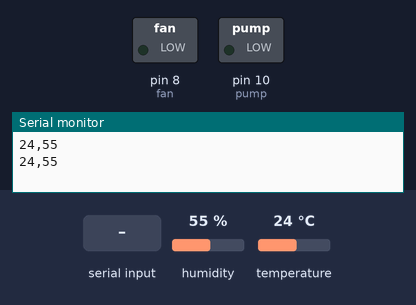
A sketch run on a simulated Arduino Uno, built with avr-gcc and run on an emulated ATmega328P. On the bench: switched loads named in the sketch (green lamp = pin HIGH), the last lines printed to the serial monitor. The test bench sets the inputs (shaded band); at power-on: humidity 55 %, temperature 24 °C.

Above: at 1.2 s.
1.3 s: "1" received over Serial
At 3.3 s:
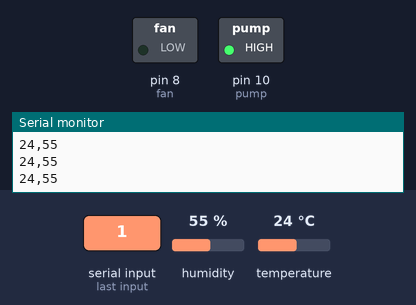
3.6 s: "3" received over Serial
At 5.4 s:
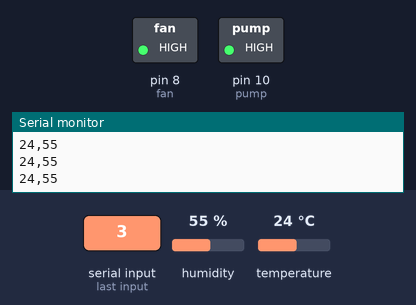
5.7 s: "2" received over Serial
At 7.4 s:
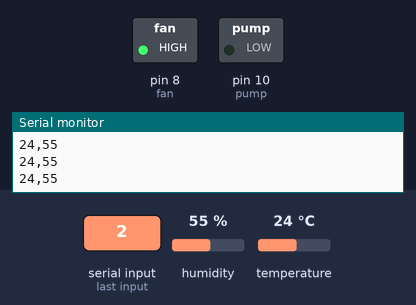
7.7 s: "4" received over Serial
At 9.6 s:
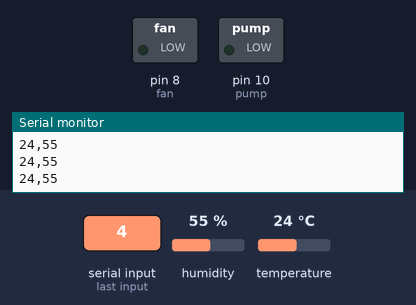
Timing chart, 0 to 10.8 s (numbered marks = the images above; inputs shaded):
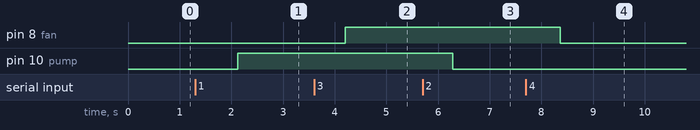

Measured:
- after the input at 1.3 s, pin 10 (pump): LOW → HIGH after 0.82 s
- after the input at 3.6 s, pin 8 (fan): LOW → HIGH after 0.60 s
- after the input at 5.7 s, pin 10 (pump): HIGH → LOW after 0.58 s
- after the input at 7.7 s, pin 8 (fan): HIGH → LOW after 0.67 s

The sketch:

dht.ino
```cpp
#include <Wire.h>
#include <SHT21.h>  // include SHT21 library

SHT21 sht;

int temp;   // variable to store temperature
int humidity; // variable to store humidity
int fan = 8;
int pump = 10;
byte labview;

void setup() {
  Wire.begin();   // begin Wire(I2C)
  Serial.begin(9600); // begin Serial
  pinMode(fan, OUTPUT);
  pinMode(pump, OUTPUT);
}

void loop() {
  temp = sht.getTemperature();  // get temp from SHT
  humidity = sht.getHumidity(); // get humidity from SHT

  // Send temperature and humidity to Serial for LabVIEW
  Serial.print(temp);
  Serial.print(",");
  Serial.println(humidity);

  // Check for commands from LabVIEW
  if (Serial.available() > 0) {
    labview = Serial.read();
    if (labview == '1') {
      digitalWrite(pump, HIGH);
    } else if (labview == '2') {
      digitalWrite(pump, LOW);
    } else if (labview == '3') {
      digitalWrite(fan, HIGH);
    } else if (labview == '4') {
      digitalWrite(fan, LOW);
    }
  }

  delay(1000);
}
```
